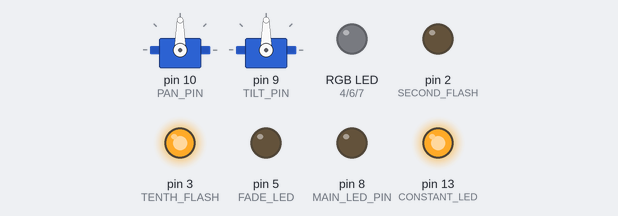
Bench run of a sketch on a simulated Arduino Uno, built with avr-gcc and run on an emulated ATmega328P. Shown: 2 × servo, an RGB LED mixed from three pins (HIGH = lit), output pins drawn as LEDs (lit = HIGH).

Above: at 0.15 s.
At 10.09 s:
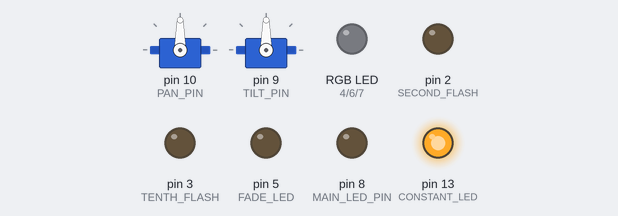
At 19.1 s:
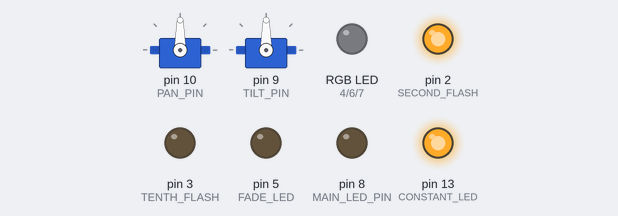
At 37.74 s:
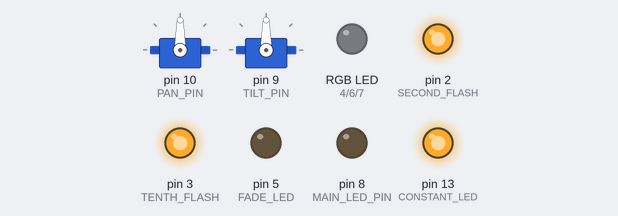
Timing chart, 0 to 37.8 s (numbered marks = the images above):
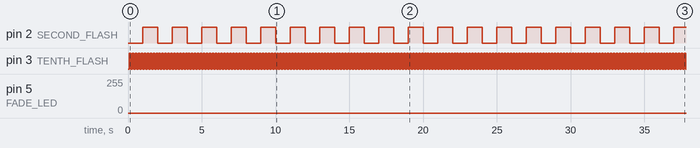

The sketch:

pan-tilt-spotlight.ino
```cpp
#include "Spotlight.h"

Spotlight spotlight;

void setup() {
  Serial.begin(115200);

  spotlight.begin();
}

void loop() {
  // 1. Keep the engine running (this sweeps the pan for us)
  spotlight.update();
}
```

Spotlight.h
```cpp
#ifndef SPOTLIGHT_H
#define SPOTLIGHT_H

#include <Arduino.h>
#include <Servo.h>

/*
 * SPOTLIGHT LIBRARY
 * This library handles the complex timing and hardware control for a Pan/Tilt
 * Spotlight system. It runs background tasks like flashing LEDs and moving servos
 * without using delay(), allowing the main loop to remain responsive.
 *
 * Auto-Sleep Feature: Servos automatically detach after 500ms of inactivity
 * to prevent constant motor buzzing.
 */

class Spotlight {
  private:
    Servo panServo;
    Servo tiltServo;

    // --- Hardcoded Pin Definitions ---
    // Servos
    const uint8_t TILT_PIN = 9;
    const uint8_t PAN_PIN = 10;

    // User-controlled LEDs
    const uint8_t RED_PIN = 4;
    const uint8_t GREEN_PIN = 6;
    const uint8_t BLUE_PIN = 7;
    const uint8_t MAIN_LED_PIN = 8;

    // Background engine LEDs
    const uint8_t SECOND_FLASH = 2;
    const uint8_t TENTH_FLASH = 3;
    const uint8_t FADE_LED = 5;
    const uint8_t CONSTANT_LED = 13;

    // --- Timers for Background Tasks ---
    uint32_t prevTimeSecond = 0;
    uint32_t prevTimeTenth = 0;
    uint32_t prevTimeFade = 0;
    uint32_t prevTimeServo = 0;

    // Auto-sleep timers for the servos
    uint32_t lastPanMoveTime = 0;
    uint32_t lastTiltMoveTime = 0;

    // --- State Variables ---
    // LED States
    uint8_t fadeValue = 0;
    bool ledStateSecond = false;
    bool ledStateTenth = false;
    bool fadeState = false;

    // Servo Movement States
    int panAngle = 90;
    int tiltAngle = 90;

    bool isPanBouncing = false;
    int panMin = 0;
    int panMax = 180;
    int panDir = 1; // 1 for moving up, -1 for moving down

    bool isTiltBouncing = false;
    int tiltMin = 0;
    int tiltMax = 180;
    int tiltDir = 1;

  public:
    /*
     * INITIALIZATION
     */
    void begin() {
      pinMode(RED_PIN, OUTPUT);
      pinMode(GREEN_PIN, OUTPUT);
      pinMode(BLUE_PIN, OUTPUT);
      pinMode(MAIN_LED_PIN, OUTPUT);

      pinMode(SECOND_FLASH, OUTPUT);
      pinMode(TENTH_FLASH, OUTPUT);
      pinMode(FADE_LED, OUTPUT);
      pinMode(CONSTANT_LED, OUTPUT);

      digitalWrite(CONSTANT_LED, HIGH);

      // Attach servos, write starting positions, and log the time
      panServo.attach(PAN_PIN);
      tiltServo.attach(TILT_PIN);

      panServo.write(panAngle);
      tiltServo.write(tiltAngle);

      lastPanMoveTime = millis();
      lastTiltMoveTime = millis();
    }


    /* =========================================
     *           LED CONTROL FUNCTIONS
     * ========================================= */

    void turnOnLED() {
      digitalWrite(MAIN_LED_PIN, HIGH);
    }

    void turnOffLED() {
      digitalWrite(MAIN_LED_PIN, LOW);
    }

    void setRGB(bool red, bool green, bool blue) {
      digitalWrite(RED_PIN, red ? HIGH : LOW);
      digitalWrite(GREEN_PIN, green ? HIGH : LOW);
      digitalWrite(BLUE_PIN, blue ? HIGH : LOW);
    }


    /* =========================================
     *         MOVEMENT LOGIC FUNCTIONS
     * ========================================= */

    // Instantly moves the pan servo to a specific angle
    void set_pan(int angle) {
      isPanBouncing = false;
      if (!panServo.attached()) panServo.attach(PAN_PIN); // Wake up!

      panAngle = constrain(angle, 0, 180);
      panServo.write(panAngle);
      lastPanMoveTime = millis(); // Reset the sleep timer
    }

    // Instantly moves the tilt servo to a specific angle
    void set_tilt(int angle) {
      isTiltBouncing = false;
      if (!tiltServo.attached()) tiltServo.attach(TILT_PIN); // Wake up!

      tiltAngle = constrain(angle, 0, 180);
      tiltServo.write(tiltAngle);
      lastTiltMoveTime = millis(); // Reset the sleep timer
    }

    void pan_bounce(int minAngle, int maxAngle) {
      panMin = constrain(minAngle, 0, 180);
      panMax = constrain(maxAngle, 0, 180);
      isPanBouncing = true;
    }

    void tilt_bounce(int minAngle, int maxAngle) {
      tiltMin = constrain(minAngle, 0, 180);
      tiltMax = constrain(maxAngle, 0, 180);
      isTiltBouncing = true;
    }

    void stop_bounce() {
      isPanBouncing = false;
      isTiltBouncing = false;
    }


    /* =========================================
     *             STATE FUNCTIONS
     * ========================================= */

    int get_pan() {
      return panAngle;
    }

    int get_tilt() {
      return tiltAngle;
    }


    /* =========================================
     *            BACKGROUND ENGINE
     * ========================================= */

    void update() {
      uint32_t currentTime = millis();

      // 1. One Second Flash Background LED
      if (currentTime - prevTimeSecond >= 1000) {
        prevTimeSecond = currentTime;
        ledStateSecond = !ledStateSecond;
        digitalWrite(SECOND_FLASH, ledStateSecond ? HIGH : LOW);
      }

      // 2. Tenth of a Second Flash Background LED
      if (currentTime - prevTimeTenth >= 100) {
        prevTimeTenth = currentTime;
        ledStateTenth = !ledStateTenth;
        digitalWrite(TENTH_FLASH, ledStateTenth ? HIGH : LOW);
      }

      // 3. Smooth Fade Background LED
      if (currentTime - prevTimeFade >= 5) {
        prevTimeFade = currentTime;
        if (fadeValue >= 255) fadeState = false;
        else if (fadeValue <= 0) fadeState = true;

        fadeValue = fadeState ? fadeValue + 1 : fadeValue - 1;
        analogWrite(FADE_LED, fadeValue);
      }

      // 4. Servo Logic (Updates every 25 milliseconds)
      if (currentTime - prevTimeServo >= 25) {
        prevTimeServo = currentTime;

        // --- Handle Pan ---
        if (isPanBouncing) {
          if (!panServo.attached()) panServo.attach(PAN_PIN); // Wake up if sleeping

          panAngle += (panDir * 2);
          if (panAngle >= panMax) {
            panAngle = panMax;
            panDir = -1;
          } else if (panAngle <= panMin) {
            panAngle = panMin;
            panDir = 1;
          }
          panServo.write(panAngle);
          lastPanMoveTime = currentTime; // Reset sleep timer because it's moving

        } else {
          // If not bouncing, check if it's been sitting still for > 500ms
          if (panServo.attached() && (currentTime - lastPanMoveTime > 500)) {
            panServo.detach(); // Go to sleep!
          }
        }

        // --- Handle Tilt ---
        if (isTiltBouncing) {
          if (!tiltServo.attached()) tiltServo.attach(TILT_PIN); // Wake up if sleeping

          tiltAngle += (tiltDir * 2);
          if (tiltAngle >= tiltMax) {
            tiltAngle = tiltMax;
            tiltDir = -1;
          } else if (tiltAngle <= tiltMin) {
            tiltAngle = tiltMin;
            tiltDir = 1;
          }
          tiltServo.write(tiltAngle);
          lastTiltMoveTime = currentTime; // Reset sleep timer because it's moving

        } else {
          // If not bouncing, check if it's been sitting still for > 500ms
          if (tiltServo.attached() && (currentTime - lastTiltMoveTime > 500)) {
            tiltServo.detach(); // Go to sleep!
          }
        }
      }
    }
};

#endif
```

Measured:
- by itself, pin 2 (SECOND_FLASH): alternates HIGH for 1.0 s and LOW for 1.0 s
- by itself, pin 3 (TENTH_FLASH): alternates HIGH for 0.10 s and LOW for 0.10 s
